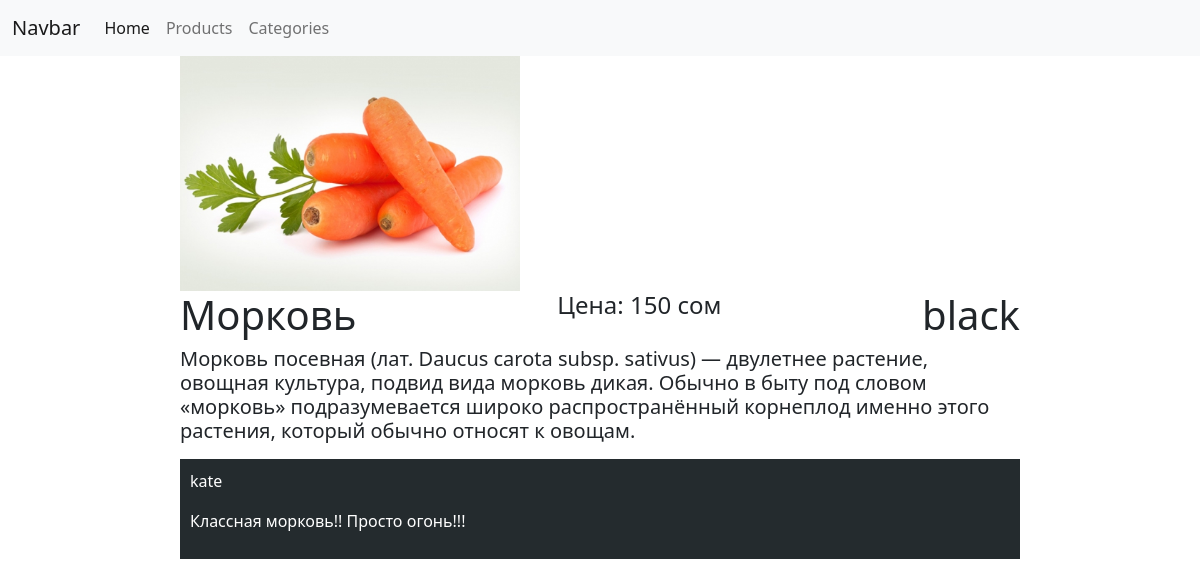
Page /products/3/ on the committed database.
### products/models.py (models this page shows, shortened)
class Product(models.Model):
    author = models.ForeignKey(User, on_delete=models.CASCADE, null=True)
    image = models.ImageField()
    title = models.CharField(max_length=255)
    description = models.TextField()
    category = models.ForeignKey(Category, on_delete=models.CASCADE)
    price = models.IntegerField(default=0)

class Comment(models.Model):
    author = models.ForeignKey(User, on_delete=models.CASCADE)
    text = models.TextField()
    product = models.ForeignKey(Product, on_delete=models.CASCADE)

### products/views.py (the view)
# urls.py: path('products/<int:id>/', detail_product_view),
def detail_product_view(request, id):
    if request.method == "GET":
        product = Product.objects.get(id=id)
        comments = Comment.objects.filter(product_id=id)
        data = {
            'product': product,
            'comments': comments
        }
        return render(request, 'products/detail.html', context=data)

### templates/products/detail.html (shortened to what this page needs)
{% extends 'layouts/main.html' %}
{% block content %}
    <div class="product">
        <div class="img">
            <img src="/media/{{ product.image }}/" alt="" width="340px">
        </div>
        <div class="info">
            <div style="display: flex; justify-content: space-between">
                <h1>{{ product.title }}</h1>
                <h4>Цена: {{ product.price }} сом</h4>
                <h1>{{ product.author.username }}</h1>
             </div>
            <h5>{{ product.description }}</h5>
        </div>
    </div>
    <div class="comments">
        {% for comment in comments %}
            <div class="comment">
                <p class="author">{{ comment.author.username }}</p>
                <p class="text">{{ comment.text }}</p>
            </div>
        {% endfor %}
    </div>
{% endblock %}

### templates/products/detail.html (style rules this page uses)
.product { width: 70%; margin-left: 15%; }
.comments { width: 70%; margin-left: 15%; }
.comment { background: #242b2e; color: #fff; margin-bottom: 20px; padding: 10px; }

### rows in the picture
Product: image (picture), title "Морковь", price "150", author.username "black", description "Морковь посевная (лат. Daucus carota subsp. sativus) — двулетнее растение, овощная культура, подвид вида морковь дикая. Обычно в быту под словом «морковь» подразумевается широко распространённый корнеплод именно этого растения, который обычно относят к овощам."
Comment: author.username "kate", text "Классная морковь!! Просто огонь!!!"
